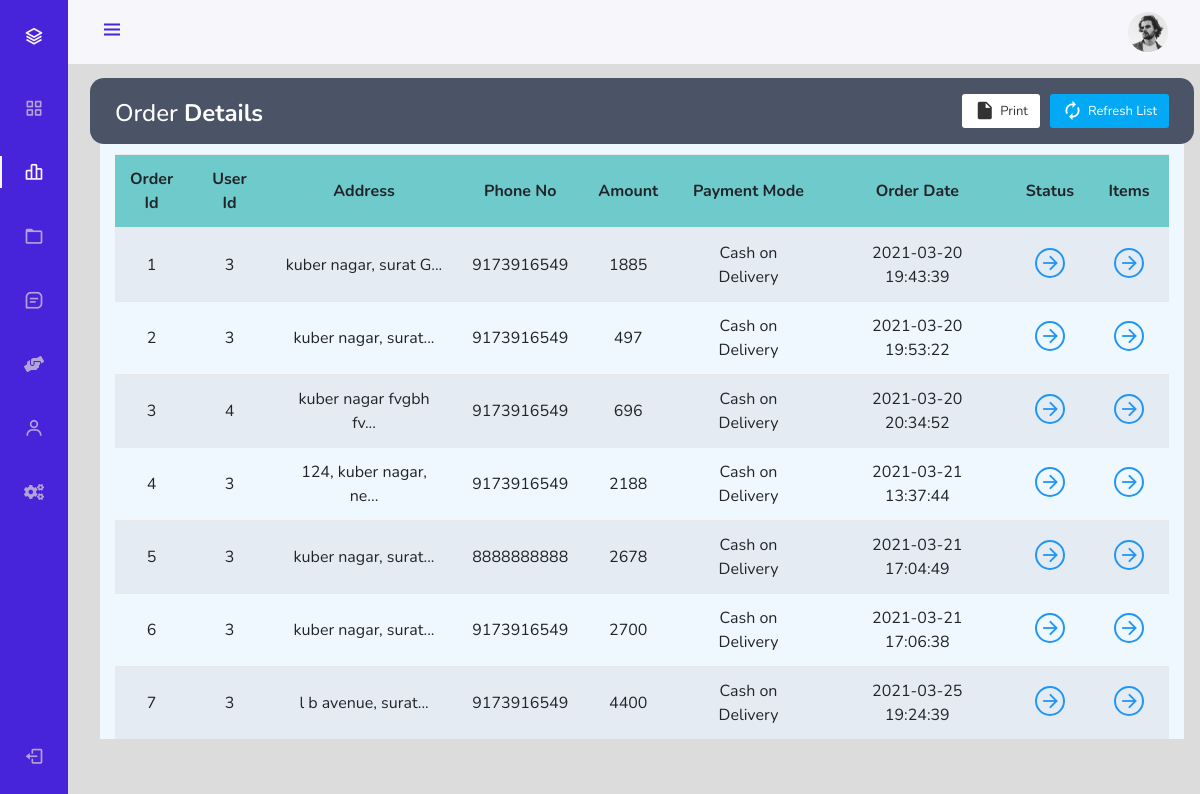
The page /admin/index.php?page=orderManage (signed in) on the database as committed earlier.
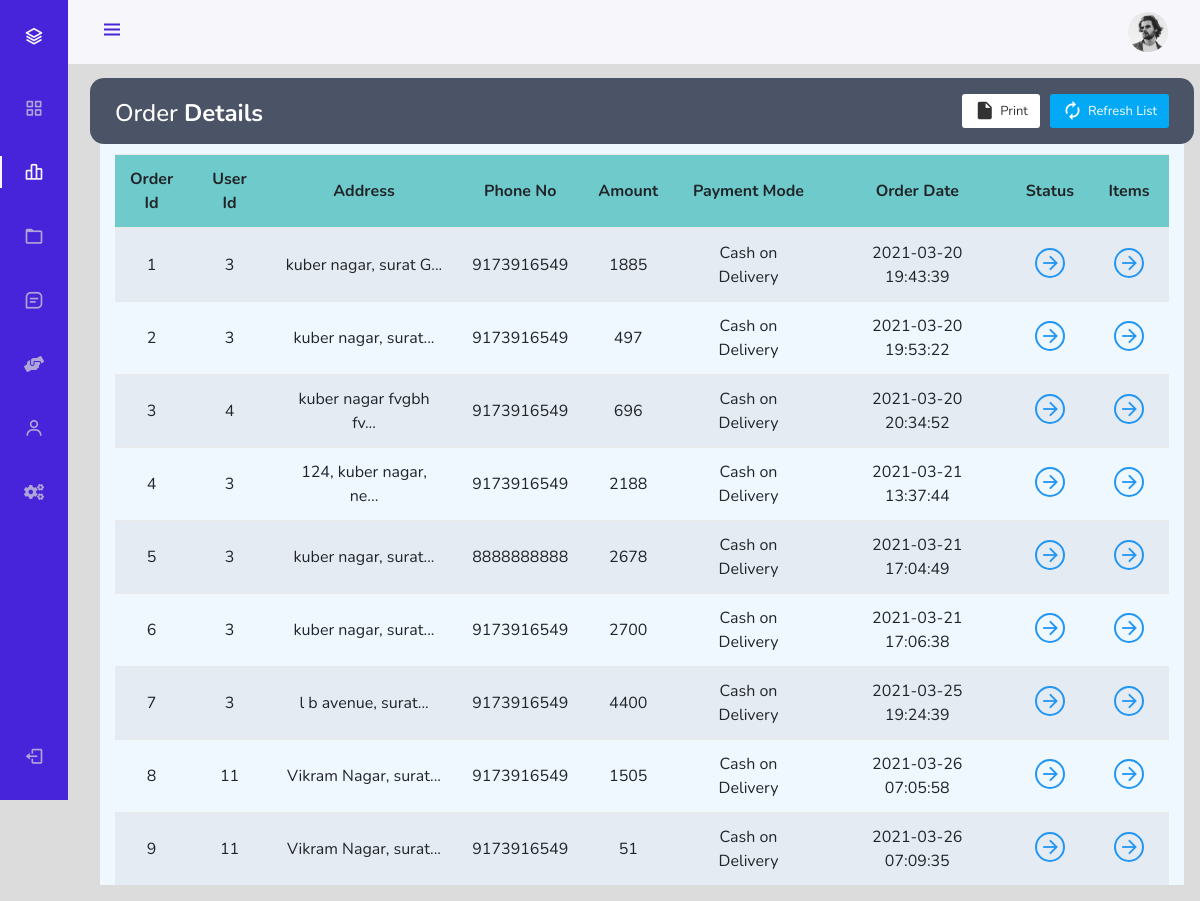
The same page on the database as committed later.
### tables this page shows
CREATE TABLE `orders` (
  `orderId` int(21) NOT NULL,
  `userId` int(21) NOT NULL,
  `address` varchar(255) NOT NULL,
  `zipCode` int(21) NOT NULL,
  `phoneNo` bigint(21) NOT NULL,
  `amount` int(200) NOT NULL,
  `paymentMode` enum('0','1') NOT NULL DEFAULT '0' COMMENT '0=cash on delivery, \r\n1=online ',
  `orderStatus` enum('0','1','2','3','4','5','6') NOT NULL DEFAULT '0' COMMENT '0=Order Placed.\r\n1=Order Confirmed.\r\n2=Preparing your Order.\r\n3=Your order is on the way!\r\n4=Order Delivered.\r\n5=Order Denied.\r\n6=Order Cancelled.',
  `orderDate` datetime NOT NULL DEFAULT current_timestamp()
);

### admin/orderManage.php (shortened to what this page needs)
<div class="container" style="margin-top:98px;background: aliceblue;">
    <div class="table-wrapper">
        <div class="table-title" style="border-radius: 14px;">
            <div class="row">
                <div class="col-sm-4">
                    <h2>Order <b>Details</b></h2>
                </div>
                <div class="col-sm-8">
                    <a href="" class="btn btn-primary"><i class="material-icons">&#xE863;</i> <span>Refresh List</span></a>
                    <a href="#" onclick="window.print()" class="btn btn-info"><i class="material-icons">&#xE24D;</i> <span>Print</span></a>
                </div>
            </div>
        </div>
        <table class="table table-striped table-hover text-center">
            <thead style="background-color: rgb(111 202 203);">
                <tr>
                    <th>Order Id</th>
                    <th>User Id</th>
                    <th>Address</th>
                    <th>Phone No</th>
                    <th>Amount</th>
                    <th>Payment Mode</th>
                    <th>Order Date</th>
                    <th>Status</th>
                    <th>Items</th>
                </tr>
            </thead>
            <tbody>
                <?php
                    $sql = "SELECT * FROM `orders`";
                    $result = mysqli_query($conn, $sql);
                    while($row = mysqli_fetch_assoc($result)){
                        $Id = $row['userId'];
                        $orderId = $row['orderId'];
                        $address = $row['address'];
                        $phoneNo = $row['phoneNo'];
                        $amount = $row['amount'];
                        $orderDate = $row['orderDate'];
                        $paymentMode = $row['paymentMode'];
                        if($paymentMode == 0) {
                            $paymentMode = "Cash on Delivery";
                        }
                        else {
                            $paymentMode = "Online";
                        }
                        echo '<tr>
                                <td>' . $orderId . '</td>
                                <td>' . $Id . '</td>
                                <td data-toggle="tooltip" title="' .$address. '">' . substr($address, 0, 20) . '...</td>
                                <td>' . $phoneNo . '</td>
                                <td>' . $amount . '</td>
                                <td>' . $paymentMode . '</td>
                                <td>' . $orderDate . '</td>
                                <td><a href="#" data-toggle="modal" data-target="#orderStatus' . $orderId . '" class="view"><i class="material-icons">&#xE5C8;</i></a></td>
                                <td><a href="#" data-toggle="modal" data-target="#orderItem' . $orderId . '" class="view" title="View Details"><i class="material-icons">&#xE5C8;</i></a></td>
                            </tr>';
                    }
                ?>
            </tbody>
        </table>
    </div>
</div>

Rows that differ between the two databases and show on the page:
added orders: orderId "8", userId "11", address "Vikram Nagar, surat", phoneNo "9173916549", amount "1505", paymentMode "Cash on Delivery", orderDate "2021-03-26 07:05:58"
added orders: orderId "9", userId "11", address "Vikram Nagar, surat", phoneNo "9173916549", amount "51", paymentMode "Cash on Delivery", orderDate "2021-03-26 07:09:35"
